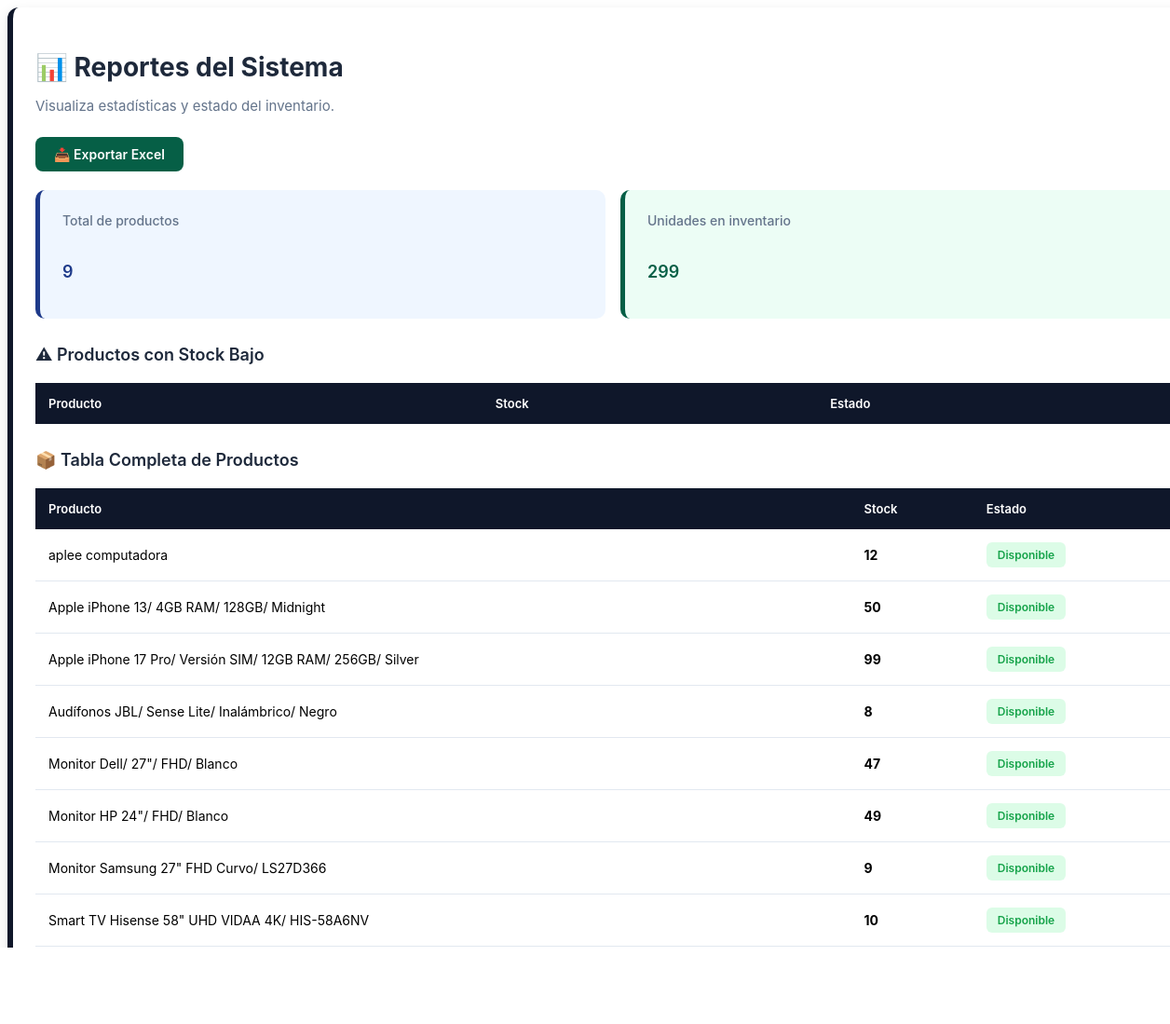
Screenshot of /admin/admin_reportes.php with the database file from the repository.
### tables this page shows
CREATE TABLE `productos` (
  `id_producto` int(11) NOT NULL AUTO_INCREMENT,
  `codigo` varchar(50) DEFAULT NULL,
  `nombre` varchar(100) NOT NULL,
  `descripcion` text DEFAULT NULL,
  `precio` decimal(10,2) NOT NULL,
  `stock` int(11) DEFAULT 0,
  `estado` enum('disponible','agotado') DEFAULT 'disponible',
  `fecha_creacion` timestamp NOT NULL DEFAULT current_timestamp(),
  `id_categoria` int(11) NOT NULL,
  `id_marca` int(11) NOT NULL,
  `precio_descuento` decimal(10,2) DEFAULT NULL,
  `en_oferta` tinyint(1) DEFAULT 0,
  `fecha_inicio_oferta` date DEFAULT NULL,
  `fecha_fin_oferta` date DEFAULT NULL,
  PRIMARY KEY (`id_producto`),
  UNIQUE KEY `codigo` (`codigo`),
  KEY `id_categoria` (`id_categoria`),
  KEY `id_marca` (`id_marca`),
  CONSTRAINT `productos_ibfk_1` FOREIGN KEY (`id_categoria`) REFERENCES `categorias` (`id_categoria`),
  CONSTRAINT `productos_ibfk_2` FOREIGN KEY (`id_marca`) REFERENCES `marcas` (`id_marca`)
);

### admin/admin_reportes.php (the view, shortened to what this page needs)
<?php
include("../core/conexion.php");
$totalProductos = $conexion->query("
SELECT COUNT(*) as total
FROM productos
");
$row1 = $totalProductos->fetch_assoc();
$totalStock = $conexion->query("
SELECT SUM(stock) as total
FROM productos
");
$row2 = $totalStock->fetch_assoc();
$consultaProductos = "
SELECT *
FROM productos
ORDER BY nombre ASC
";
$resultadoProductos = $conexion->query($consultaProductos);
?>
<div class="contenedor-reportes">
<h2>📊 Reportes del Sistema</h2>
<p>Visualiza estadísticas y estado del inventario.</p>
<a href="exportar_excel.php">
<button class="boton-exportar">
📥 Exportar Excel
</button>
</a>
<div class="stats-grid">
<div class="stat-card blue">
<p>Total de productos</p>
<h3><?php echo $row1['total']; ?></h3>
</div>
<div class="stat-card green">
<p>Unidades en inventario</p>
<h3><?php echo $row2['total']; ?></h3>
</div>
</div>
<h3>⚠ Productos con Stock Bajo</h3>
<table>
<thead>
<tr>
<th>Producto</th>
<th>Stock</th>
<th>Estado</th>
</tr>
</thead>
</table>
<h3>📦 Tabla Completa de Productos</h3>
<table>
<thead>
<tr>
<th>Producto</th>
<th>Stock</th>
<th>Estado</th>
</tr>
</thead>
<tbody>
<?php while($row = $resultadoProductos->fetch_assoc()){ ?>
<tr>
<td><?php echo $row['nombre']; ?></td>
<td><strong><?php echo $row['stock']; ?></strong></td>
<td>
<?php
if($row['stock'] < 5){
echo '<span class="stock-bajo">Stock Bajo</span>';
}else{
echo '<span class="disponible">Disponible</span>';
}
?>
</td>
</tr>
<?php } ?>
</tbody>
</table>
</div>

### admin/admin_reportes.php (style rules this page uses)
* { font-family: 'Inter', sans-serif; }
.contenedor-reportes { background:white; padding:24px; border-radius:12px; border-left:6px solid #0f172a; box-shadow:0px 5px 15px rgba(0,0,0,0.1); width:100%; }
.contenedor-reportes h2 { font-size:28px; font-weight:bold; margin-bottom:6px; color:#1e293b; display:flex; align-items:center; gap:12px; }
.contenedor-reportes p { color:#64748b; margin-bottom:24px; font-size:15px; }
.stats-grid { display:grid; grid-template-columns:repeat(auto-fit,minmax(200px,1fr)); gap:16px; margin-bottom:28px; }
.stat-card { padding:24px; border-radius:10px; display:flex; flex-direction:column; }
.stat-card.blue { background:#eff6ff; border-left:5px solid #1e3a8a; }
.stat-card.green { background:#ecfdf5; border-left:5px solid #065f46; }
.stat-card p { font-size:14px; font-weight:500; margin:0 0 8px 0; }
.stat-card h3 { font-size:28px; font-weight:bold; margin:0; }
.stat-card.blue h3 { color:#1e3a8a; }
.stat-card.green h3 { color:#065f46; }
.contenedor-reportes h3 { margin:28px 0 16px 0; font-size:18px; font-weight:600; color:#1e293b; display:flex; align-items:center; gap:10px; }
.contenedor-reportes table { width:100%; border-collapse:collapse; margin-top:20px; }
.contenedor-reportes table th { background:#0f172a; color:white; padding:14px; text-align:left; font-weight:600; font-size:13px; }
.contenedor-reportes table td { padding:14px; border-bottom:1px solid #e2e8f0; font-size:14px; }
.disponible { background:#dcfce7; color:#16a34a; padding:6px 12px; border-radius:6px; font-size:12px; font-weight:600; display:inline-block; }
.boton-exportar { background:#065f46; color:white; padding:10px 20px; border:none; border-radius:8px; cursor:pointer; font-weight:600; font-size:14px; display:inline-flex; align-items:center; gap:8px; transition:all 0.3s; margin-bottom:20px; }

### rows the page displays
productos: nombre "aplee computadora", stock "12", shows "Disponible"
productos: nombre "Apple iPhone 13/ 4GB RAM/ 128GB/ Midnight", stock "50", shows "Disponible"
productos: nombre "Apple iPhone 17 Pro/ Versión SIM/ 12GB RAM/ 256GB/ Silver", stock "99", shows "Disponible"
productos: nombre "Audífonos JBL/ Sense Lite/ Inalámbrico/ Negro", stock "8", shows "Disponible"
productos: nombre "Monitor Dell/ 27\"/ FHD/ Blanco", stock "47", shows "Disponible"
productos: nombre "Monitor HP 24\"/ FHD/ Blanco", stock "49", shows "Disponible"
productos: nombre "Monitor Samsung 27\" FHD Curvo/ LS27D366", stock "9", shows "Disponible"
productos: nombre "Smart TV Hisense 58\" UHD VIDAA 4K/ HIS-58A6NV", stock "10", shows "Disponible"

### other values shown
$row1['total'] "9"
$row2['total'] "299"
